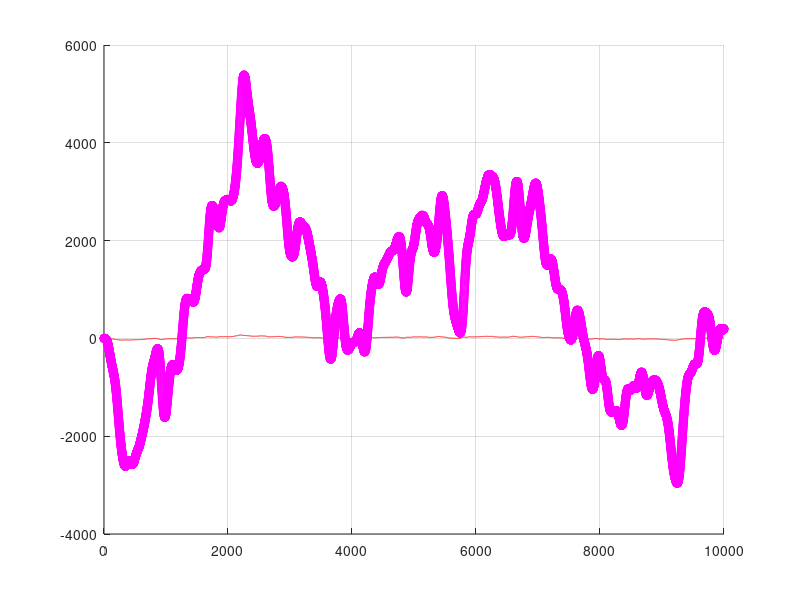
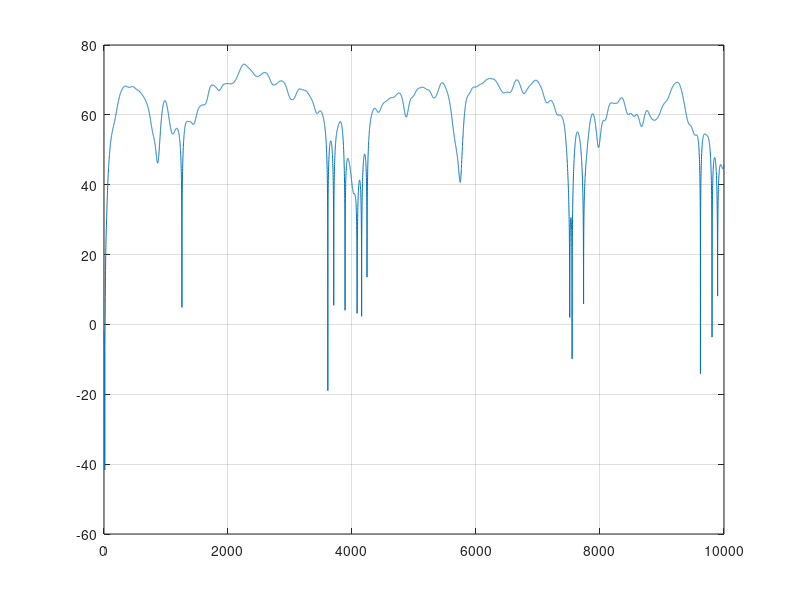

Reproduce these figures in MATLAB, in order.
% test IIR filter in C++ and in Matlab
clear;
close all;
x = load('testinput.txt')';
y = load('testoutput.txt')';

hcoefs = fopen('filtercoefs.txt','r');
data = fscanf(hcoefs,'%g');

M = data(1);
b = data(2:M+1);
N = data(M+2);
a = data(M+3:M+2+N);
fclose(hcoefs);


s = filter(b,a,x);

figure;
hold on;
% plot(x);
plot(y,'r');
plot(s,'mo');
grid;

figure;
plot(20*log10(abs(y-s)));
grid;